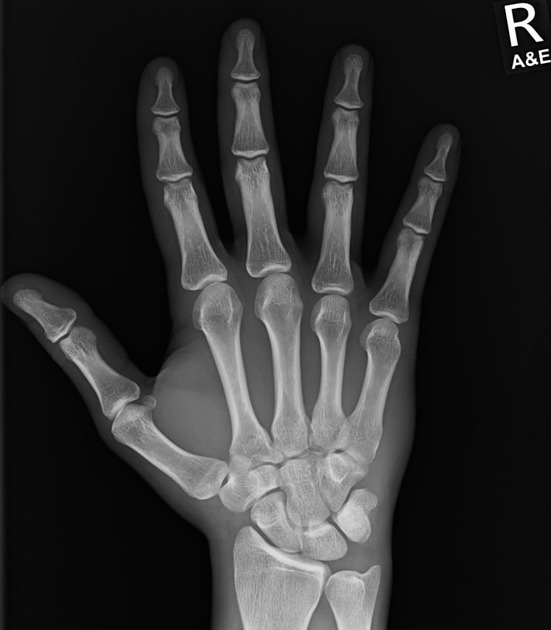
#> input picture data/raw/hand_xray.jpeg, 551 x 630 px
$ jupyter execute modulo5_ml.ipynb
#> lines starting #> are read from the running program, lines starting #| are printed output that depends on the picture
# Machine Learning

[cell 1]
import cv2
import matplotlib.pyplot as plt
import numpy as np

[cell 2]
image_path = '../data/raw/hand_xray.jpeg'
image = cv2.imread(image_path, cv2.IMREAD_GRAYSCALE)
#> image is the input picture: shape (630, 551); min 0, max 255, mean 46.5

[cell 3]
coords = {
    'osso': [
        [200, 250, 250, 300],
        [300, 350, 300, 350],
        [400, 450, 200, 250]
    ],
    'fundo': [
        [50, 100, 50, 100],
        [550, 600, 50, 100],
        [50, 100, 400, 450]
    ]
}

[cell 4]
plt.figure(figsize=(10, 8))
plt.imshow(image, cmap='gray')
plt.title('Imagem Original com Áreas de Coleta')

for y1, y2, x1, x2 in coords['osso']:
    plt.gca().add_patch(plt.Rectangle((x1, y1), x2 - x1, y2 - y1, edgecolor='cyan', facecolor='none', lw = 2))

for y1, y2, x1, x2 in coords['fundo']:
    plt.gca().add_patch(plt.Rectangle((x1, y1), x2 - x1, y2 - y1, edgecolor='magenta', facecolor='none', lw = 2))

plt.show()
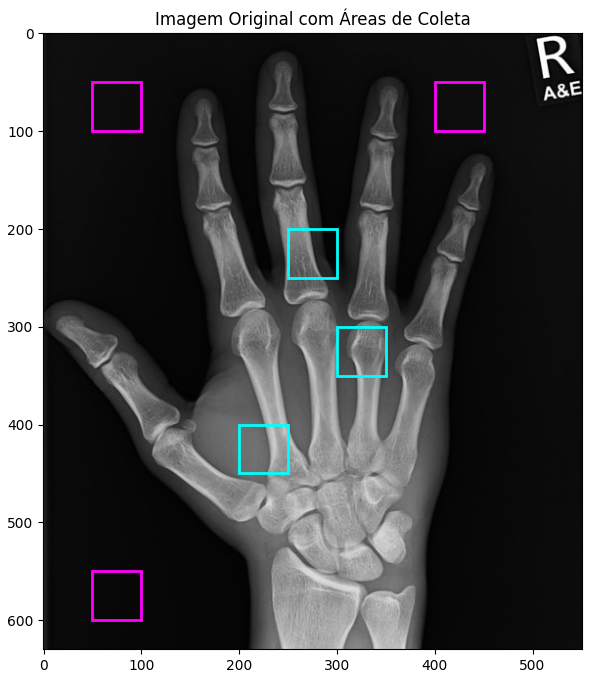
#> figure drawn by matplotlib, 1 panel

[cell 5]
fig, axs = plt.subplots(2, 3, figsize=(8, 5))
fig.suptitle('treinamento amostras', fontsize = 16)

#mostrado amostras do osso
for i, (y1, y2, x1, x2) in enumerate(coords['osso']):
    patch = image[y1:y2, x1:x2]
    axs[0, i].imshow(patch, cmap='gray')
    axs[0, i].set_title(f'amostra osso {i+1}')
#> this loop made 3 passes
#> pass 1, `patch = image[y1:y2, x1:x2]`:
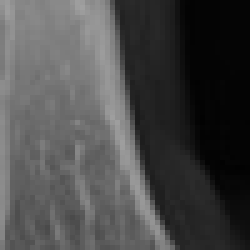
#> patch: shape (50, 50) (shown 5 times larger); min 2, max 160, mean 73.2
#> pass 2, `patch = image[y1:y2, x1:x2]`:
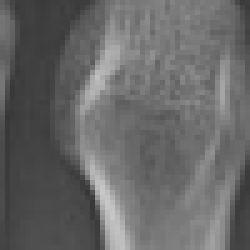
#> patch: shape (50, 50) (shown 5 times larger); min 55, max 200, mean 103.6
#> pass 3, `patch = image[y1:y2, x1:x2]`:
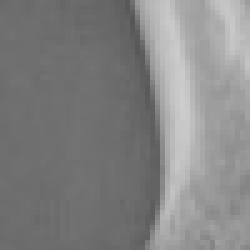
#> patch: shape (50, 50) (shown 5 times larger); min 86, max 205, mean 131.4

#mostrado amostras do fundo
for i, (y1, y2, x1, x2) in enumerate(coords['fundo']):
    patch = image[y1:y2, x1:x2]
    axs[1, i].imshow(patch, cmap='gray')
    axs[1, i].set_title(f'amostras fundo {i+1}')
#> this loop made 3 passes
#> pass 1, `patch = image[y1:y2, x1:x2]`:
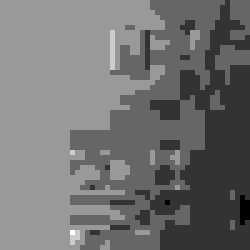
#> patch: shape (50, 50) (shown 5 times larger); min 10, max 15, mean 12.23; drawn with min black and max white
#> pass 2, `patch = image[y1:y2, x1:x2]`:
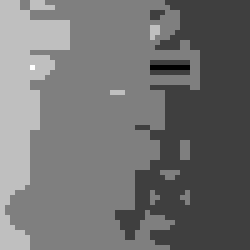
#> patch: shape (50, 50) (shown 5 times larger); min 6, max 10, mean 7.79; drawn with min black and max white
#> pass 3, `patch = image[y1:y2, x1:x2]`:
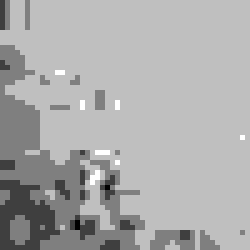
#> patch: shape (50, 50) (shown 5 times larger); min 10, max 14, mean 12.69; drawn with min black and max white

plt.tight_layout(rect=[0, 0.03, 1, 0.95])
plt.show()

[cell 6]
features = []
labels = []

[cell 7]
for y1, y2, x1, x2 in coords['osso']:
    patch = image[y1:y2, x1:x2]

    #brilho medio
    mean_intensity = np.mean(patch)

    #contraste
    std_intensity = np.std(patch)

    features.append([mean_intensity, std_intensity])
    labels.append(1) #1 = osso
#> this loop made 3 passes
#> (mean_intensity, std_intensity) on passes 1 to 3: (73.19, 49.92), (103.6, 29.61), (131.4, 30.84)
#> after the loop, features = [[73.19, 49.92], [103.6, 29.61], [131.4, 30.84]]; labels = [1, 1, 1]

for y1, y2, x1, x2 in coords['fundo']:
    patch = image[y1:y2, x1:x2]

    #brilho medio
    mean_intensity = np.mean(patch)

    #contraste
    std_intensity = np.std(patch)

    features.append([mean_intensity, std_intensity])
    labels.append(0) #0 = fundo
#> this loop made 3 passes
#> (mean_intensity, std_intensity) on passes 1 to 3: (12.23, 0.826), (7.79, 0.683), (12.69, 0.603)
#> after the loop, features = [[73.19, 49.92], [103.6, 29.61], [131.4, 30.84], [12.23, 0.826], [7.79, 0.683], [12.69, 0.603]]; labels = [1, 1, 1, 0, 0, 0]

[cell 8]
print("Índice | Brilho Médio | Contraste (Std Dev) | Rótulo (1=Osso, 0=Fundo)")
print("-" * 60)
for i, feat in enumerate(features):
    print(f"Amostra {i:02d} | {feat[0]:12.2f} | {feat[1]:19.2f} | {labels[i]}")
#> this loop made 6 passes
#| Amostra 00 |        73.19 |               49.92 | 1
#| Amostra 01 |       103.61 |               29.61 | 1
#| Amostra 02 |       131.43 |               30.84 | 1
#| Amostra 03 |        12.23 |                0.83 | 0
#| Amostra 04 |         7.79 |                0.68 | 0
#| Amostra 05 |        12.69 |                0.60 | 0

[cell 9]
from sklearn.preprocessing import StandardScaler
from sklearn.svm import SVC
import random

[cell 10]
#preparando os dados
scaler = StandardScaler()
features_scaled = scaler.fit_transform(features)
#> features_scaled = [[0.335, 1.62], [0.956, 0.565], [1.52, 0.63], [-0.911, -0.933], [-1, -0.941], [-0.902, -0.945]]

[cell 11]
#criando e treiando o svm
model = SVC(kernel='linear', C=1.0)
#kernel = linear significa que ele vai tentar achar uma liha reta para separar os dados

[cell 12]
#dando a aula
model.fit(features_scaled, labels)
#o comando .fit() é o momento onde a maquina vai começar a ser treinada

[cell 13]
#pegar modelo que a IA nunca viu e testar
y1, y2, x1, x2 = [250, 300, 200, 250]
test_patch = image[y1:y2, x1:x2]
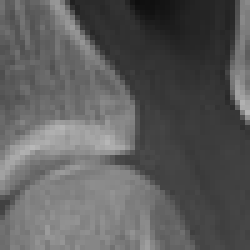
#> test_patch: shape (50, 50) (shown 5 times larger); min 14, max 183, mean 92.2

test_mean = np.mean(test_patch)
#> test_mean = 92.18
test_std = np.std(test_patch)
#> test_std = 37.63
test_feature = [[test_mean, test_std]]
#> test_feature = [[92.18, 37.63]]

test_feature_scaled = scaler.transform(test_feature)
#> test_feature_scaled = [[0.723, 0.983]]

prediction = model.predict(test_feature_scaled)
#> prediction = [1]

[cell 14]
print(f"Pistas da amostra de teste: Brilho Médio={test_mean:.2f}, Contraste={test_std:.2f}")
#| Pistas da amostra de teste: Brilho Médio=92.18, Contraste=37.63
if prediction[0] == 1:
    print("Veredito do Modelo: 'Com 99% de certeza, isso é um OSSO.'")
else:
    print("Veredito do Modelo: 'Com 99% de certeza, isso é um FUNDO.'")

# Vamos ver a amostra de teste
plt.imshow(test_patch, cmap='gray')
plt.title("Amostra de Teste (que o modelo acredita ser OSSO)")
plt.show()

$ run again, with data/raw/lipohaemarthrosis-shoulder.jpg copied over data/raw/hand_xray.jpeg
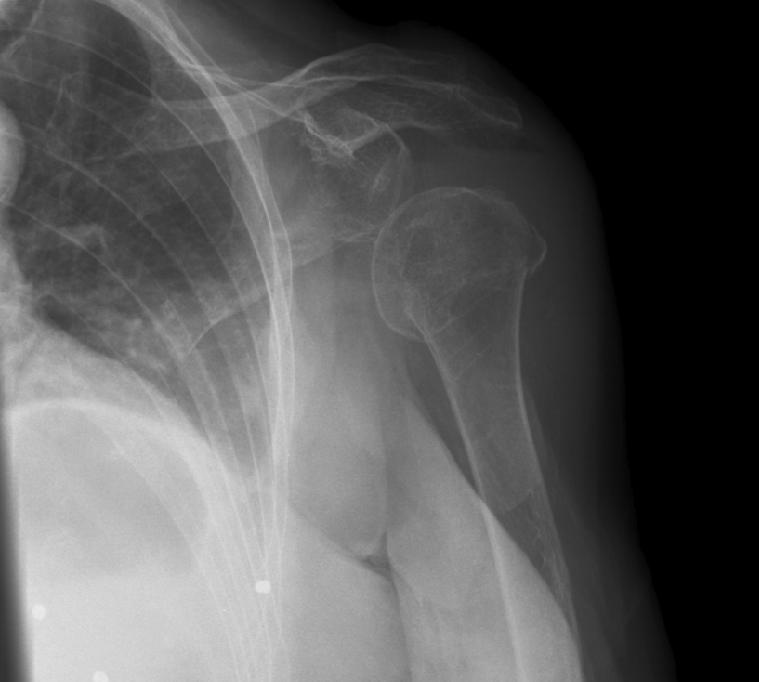
#> input picture data/raw/lipohaemarthrosis-shoulder.jpg, 759 x 682 px
#> image is the input picture: shape (682, 759); min 0, max 236, mean 89.5
#> `plt.show()`:
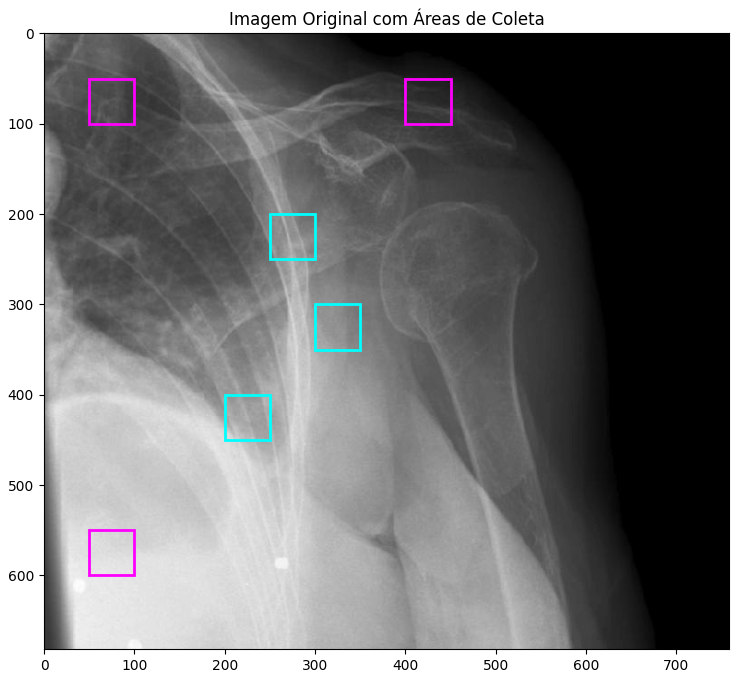
#> figure drawn by matplotlib, 1 panel
#> the loop `for y1, y2, x1, x2 in coords['osso']:` made 3 passes
#> (mean_intensity, std_intensity) on passes 1 to 3: (131.3, 14.17), (132, 11.96), (155.8, 13.2)
#> after the loop `for y1, y2, x1, x2 in coords['osso']:`: features = [[131.3, 14.17], [132, 11.96], [155.8, 13.2]]; labels = [1, 1, 1]
#> the loop `for y1, y2, x1, x2 in coords['fundo']:` made 3 passes
#> (mean_intensity, std_intensity) on passes 1 to 3: (69.61, 8.05), (204.9, 6.08), (44.01, 10.04)
#> after the loop `for y1, y2, x1, x2 in coords['fundo']:`: features = [[131.3, 14.17], [132, 11.96], [155.8, 13.2], [69.61, 8.05], [204.9, 6.08], [44.01, 10.04]]; labels = [1, 1, 1, 0, 0, 0]
#> the loop `for i, feat in enumerate(features):` made 6 passes
#> (printed output is left out)
#> features_scaled = [[0.157, 1.26], [0.17, 0.484], [0.617, 0.92], [-1, -0.89], [1.54, -1.58], [-1.48, -0.19]]
#> `test_patch = image[y1:y2, x1:x2]`:
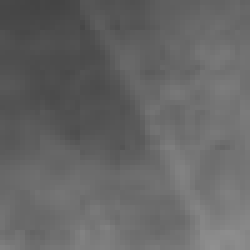
#> test_patch: shape (50, 50) (shown 5 times larger); min 68, max 144, mean 101.8
#> test_mean = 101.8
#> test_std = 16.23
#> test_feature = [[101.8, 16.23]]
#> test_feature_scaled = [[-0.396, 1.98]]
#> prediction = [1]
#| Pistas da amostra de teste: Brilho Médio=101.84, Contraste=16.23

$ run again, with data/raw/patella-fracture-6.jpg copied over data/raw/hand_xray.jpeg
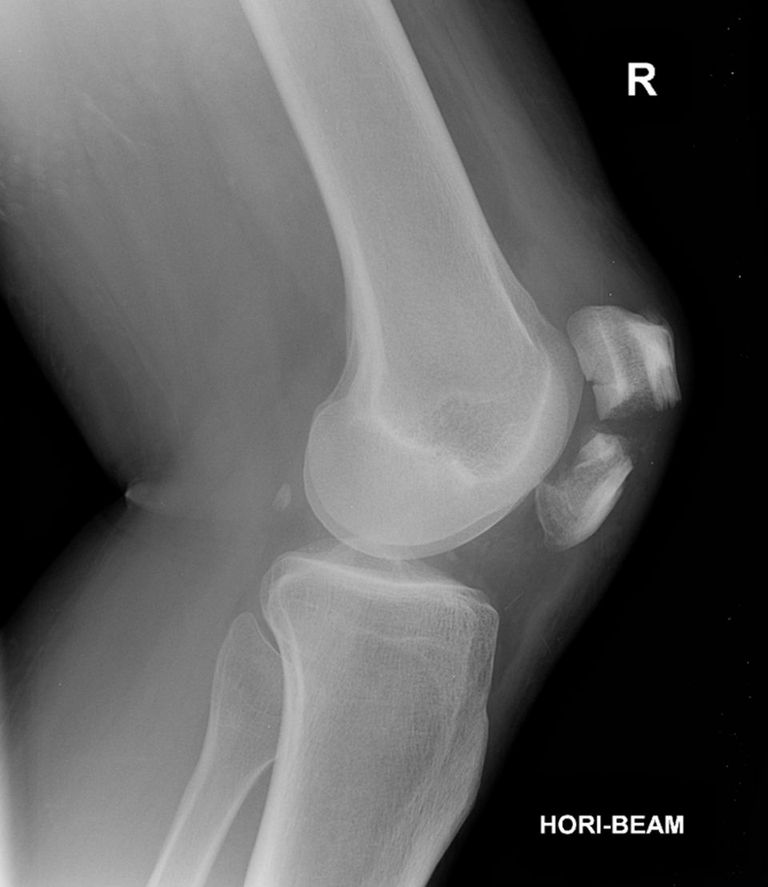
#> input picture data/raw/patella-fracture-6.jpg, 768 x 887 px
#> image is the input picture: shape (887, 768); min 0, max 255, mean 91.5
#> `plt.show()`:
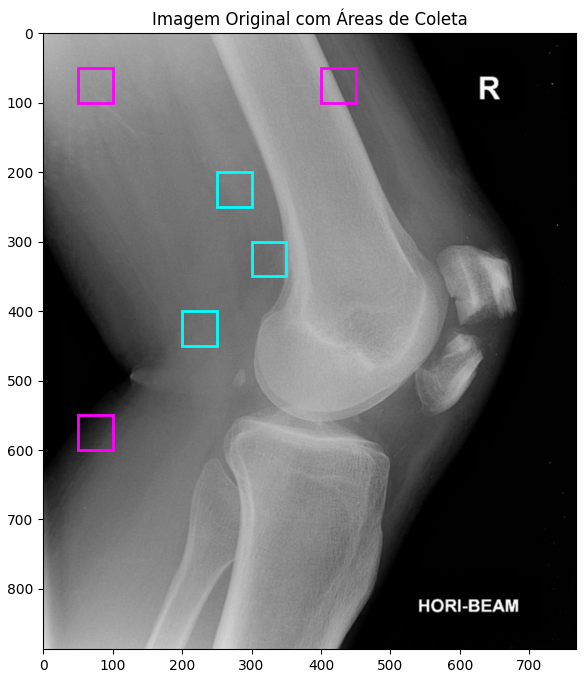
#> figure drawn by matplotlib, 1 panel
#> the loop `for i, (y1, y2, x1, x2) in enumerate(coords['fundo']):` made 3 passes
#> pass 3, `patch = image[y1:y2, x1:x2]`:
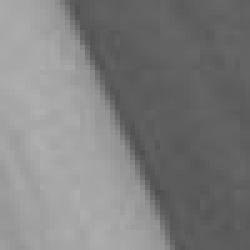
#> patch: shape (50, 50) (shown 5 times larger); min 80, max 176, mean 126.1
#> the loop `for y1, y2, x1, x2 in coords['osso']:` made 3 passes
#> (mean_intensity, std_intensity) on passes 1 to 3: (121.5, 3.6), (111.1, 8.01), (109.8, 3.17)
#> after the loop `for y1, y2, x1, x2 in coords['osso']:`: features = [[121.5, 3.6], [111.1, 8.01], [109.8, 3.17]]; labels = [1, 1, 1]
#> the loop `for y1, y2, x1, x2 in coords['fundo']:` made 3 passes
#> (mean_intensity, std_intensity) on passes 1 to 3: (149.1, 4.04), (41.34, 20.11), (126.1, 33.71)
#> after the loop `for y1, y2, x1, x2 in coords['fundo']:`: features = [[121.5, 3.6], [111.1, 8.01], [109.8, 3.17], [149.1, 4.04], [41.34, 20.11], [126.1, 33.71]]; labels = [1, 1, 1, 0, 0, 0]
#> the loop `for i, feat in enumerate(features):` made 6 passes
#> (printed output is left out)
#> features_scaled = [[0.351, -0.754], [0.0386, -0.363], [-0.000184, -0.791], [1.18, -0.714], [-2.06, 0.709], [0.489, 1.91]]
#> test_mean = 114.7
#> test_std = 2.38
#> test_feature = [[114.7, 2.38]]
#> test_feature_scaled = [[0.146, -0.861]]
#> prediction = [1]
#| Pistas da amostra de teste: Brilho Médio=114.69, Contraste=2.38
